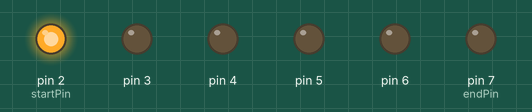
The sketch below on a simulated Arduino Uno, built with avr-gcc and run on an emulated ATmega328P. Shown: output pins drawn as LEDs (lit = HIGH).

Above: at 0.05 s.
At 0.55 s:
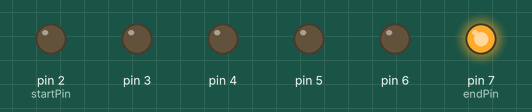
At 0.75 s:
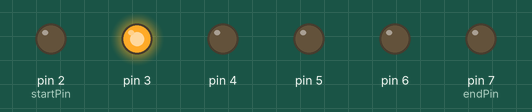
At 1.45 s:
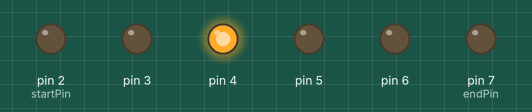
At 2.15 s:
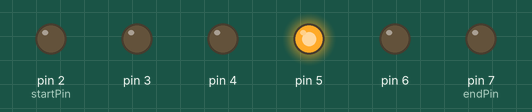
At 2.85 s:
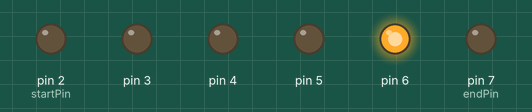
Timing chart, 0 to 3.1 s (numbered marks = the images above):
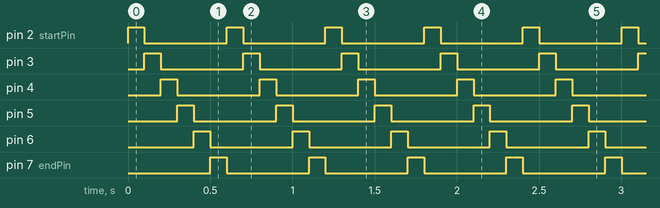

The sketch:

Marquee-LED-Banner.ino
```cpp
auto startPin=2;
auto endPin=7;
auto index=0;

void setup() {
  for(auto i = startPin;i<=endPin;i++){
    pinMode(i,OUTPUT);
  }
}

void loop() {
  for(auto i = startPin;i<=endPin;i++){
    digitalWrite(i,LOW);
    }
    digitalWrite(startPin+index,HIGH);
    index = (index+1)%(endPin-startPin+1);
    delay(100);
}
```

Measured:
- by itself, pin 2 (startPin), pin 3–6, pin 7 (endPin): alternates HIGH for 0.10 s and LOW for 0.50 s
- by itself, everything shown: repeats every 0.60 s, in 6 steps
